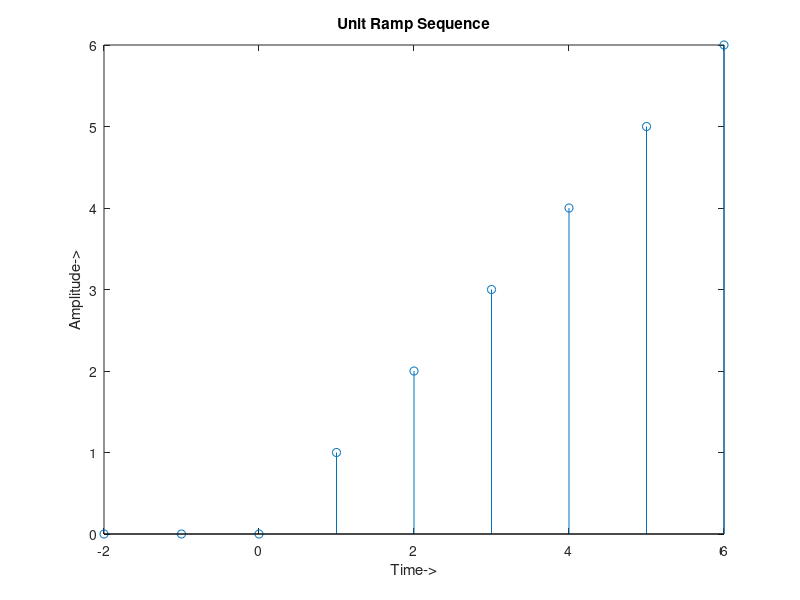

Here is the MATLAB script that generated this plot:
clc;
clear all;
close all;
n1=input('Enter a range');
x=-2:n1+1;
y=x;
find(x==0);
y(find(x<0))=0;
stem(x,y);
title('Unit Ramp Sequence');
xlabel('Time->');
ylabel('Amplitude->');